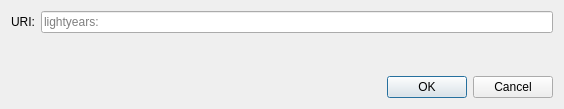
<?xml version="1.0" encoding="UTF-8"?>
<ui version="4.0">
 <class>OpenURIDialog</class>
 <widget class="QDialog" name="OpenURIDialog">
  <property name="geometry">
   <rect>
    <x>0</x>
    <y>0</y>
    <width>564</width>
    <height>109</height>
   </rect>
  </property>
  <property name="windowTitle">
   <string>Open Lightyears URI</string>
  </property>
  <layout class="QVBoxLayout" name="verticalLayout">
   <item>
    <layout class="QHBoxLayout" name="horizontalLayout">
     <item>
      <widget class="QLabel" name="label">
       <property name="text">
        <string>URI:</string>
       </property>
      </widget>
     </item>
     <item>
      <widget class="QValidatedLineEdit" name="uriEdit">
       <property name="placeholderText">
        <string notr="true">lightyears:</string>
       </property>
      </widget>
     </item>
    </layout>
   </item>
   <item>
    <spacer name="verticalSpacer">
     <property name="orientation">
      <enum>Qt::Vertical</enum>
     </property>
     <property name="sizeHint" stdset="0">
      <size>
       <width>20</width>
       <height>40</height>
      </size>
     </property>
    </spacer>
   </item>
   <item>
    <widget class="QDialogButtonBox" name="buttonBox">
     <property name="orientation">
      <enum>Qt::Horizontal</enum>
     </property>
     <property name="standardButtons">
      <set>QDialogButtonBox::Cancel|QDialogButtonBox::Ok</set>
     </property>
    </widget>
   </item>
  </layout>
 </widget>
 <customwidgets>
  <customwidget>
   <class>QValidatedLineEdit</class>
   <extends>QLineEdit</extends>
   <header>qt/qvalidatedlineedit.h</header>
  </customwidget>
 </customwidgets>
 <resources/>
 <connections>
  <connection>
   <sender>buttonBox</sender>
   <signal>accepted()</signal>
   <receiver>OpenURIDialog</receiver>
   <slot>accept()</slot>
   <hints>
    <hint type="sourcelabel">
     <x>248</x>
     <y>254</y>
    </hint>
    <hint type="destinationlabel">
     <x>157</x>
     <y>274</y>
    </hint>
   </hints>
  </connection>
  <connection>
   <sender>buttonBox</sender>
   <signal>rejected()</signal>
   <receiver>OpenURIDialog</receiver>
   <slot>reject()</slot>
   <hints>
    <hint type="sourcelabel">
     <x>316</x>
     <y>260</y>
    </hint>
    <hint type="destinationlabel">
     <x>286</x>
     <y>274</y>
    </hint>
   </hints>
  </connection>
 </connections>
</ui>
